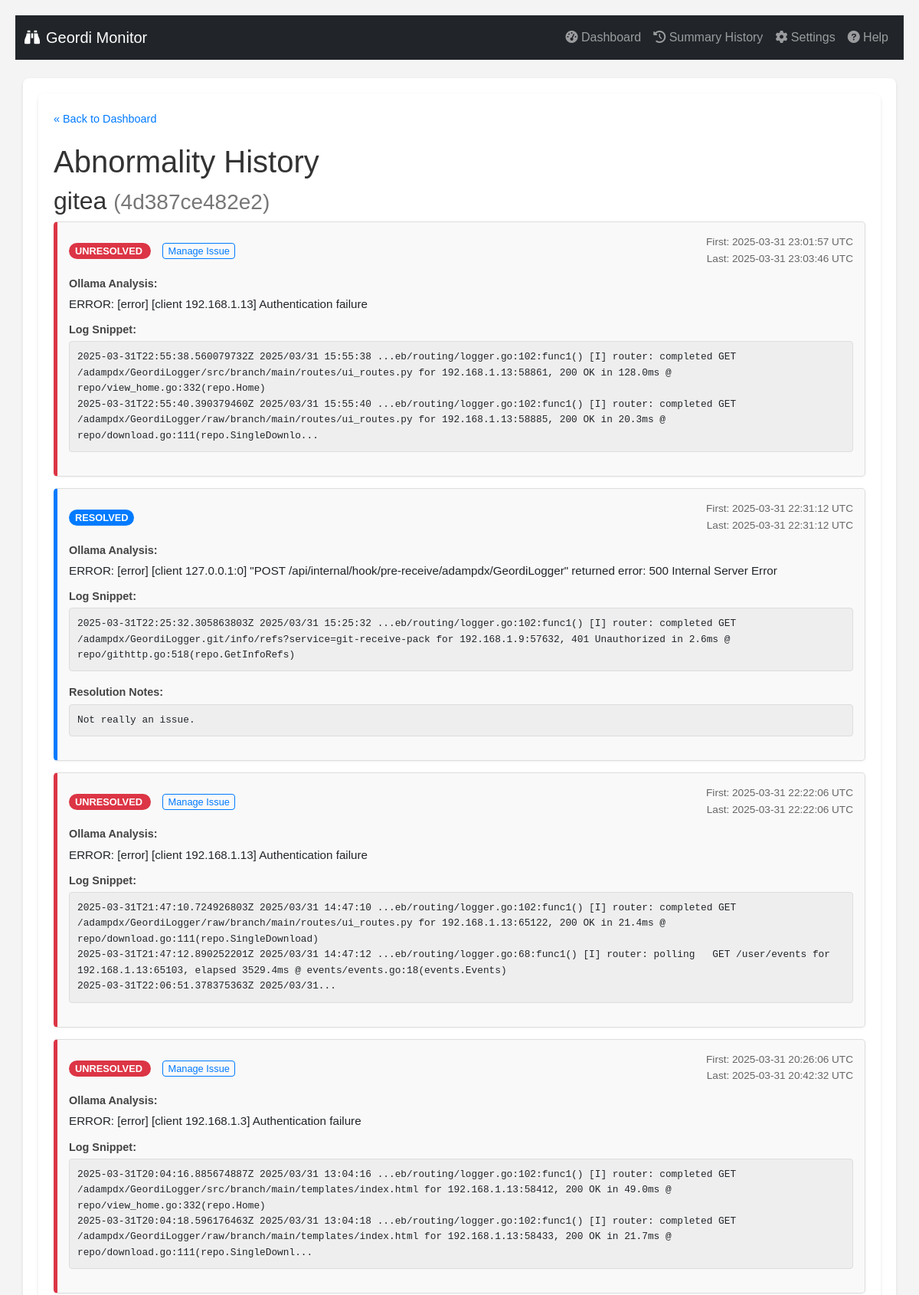
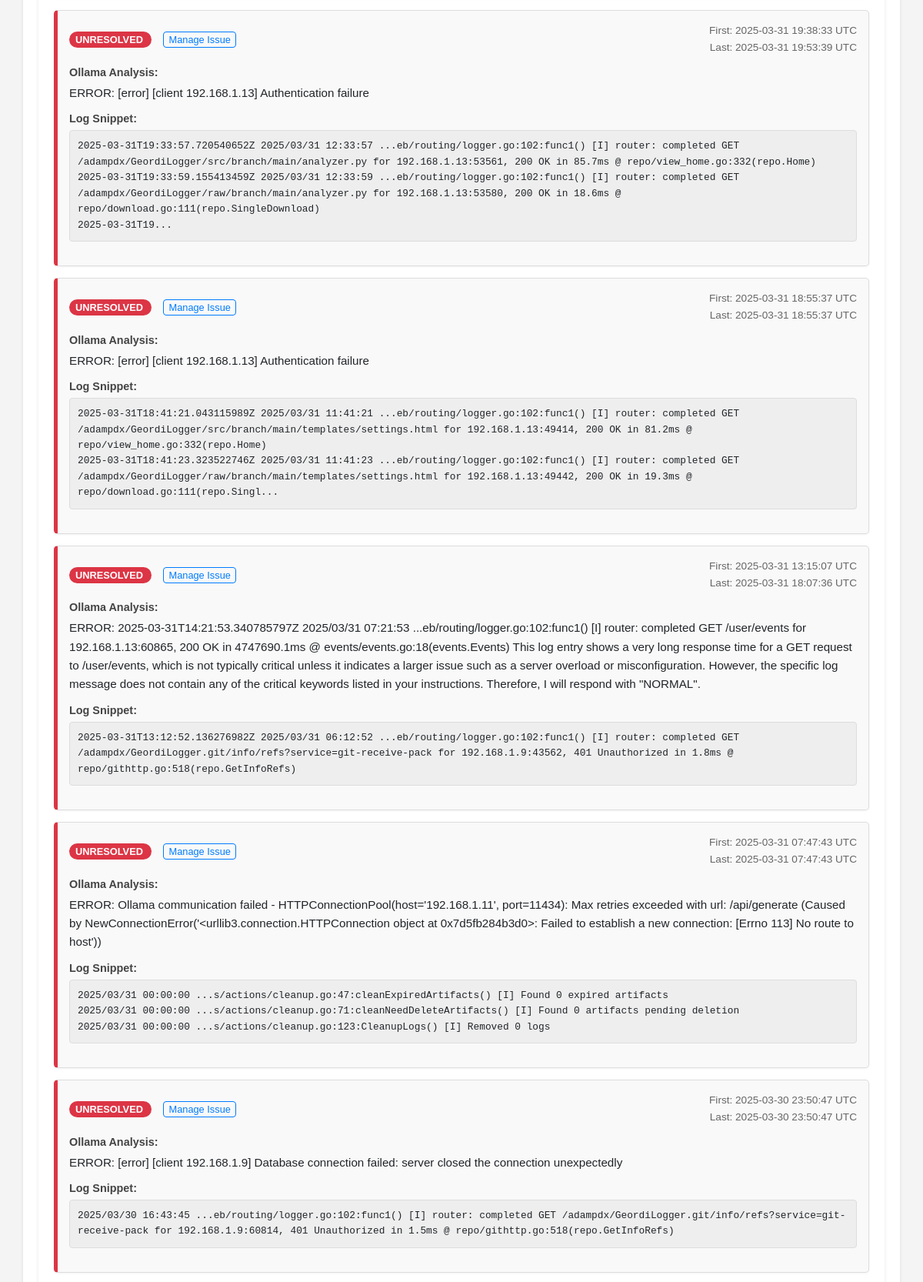
Page /history/4d387ce482e2320929bd6f859083f459c4f90419b2de79fa0b4da5f60f9d7955 (upper part) on the committed database (2 pictures, top to bottom).
### tables this page shows
CREATE TABLE abnormalities (
                id INTEGER PRIMARY KEY AUTOINCREMENT,
                container_name TEXT NOT NULL,
                container_id TEXT NOT NULL,
                log_snippet TEXT NOT NULL,
                ollama_analysis TEXT,
                first_detected_timestamp TEXT,
                last_detected_timestamp TEXT,
                status TEXT DEFAULT 'unresolved',
                resolution_notes TEXT,
                UNIQUE(container_id, log_snippet)
            );

### routes/ui_routes.py (the view)
@ui_bp.route('/history/<string:container_id>')
def container_history(container_id):
    if not container_id or not all(c in '0123456789abcdefABCDEF' for c in container_id) or len(container_id) < 12:
        logging.warning(f"Invalid container ID format requested in history: {container_id}")
        abort(404) # Not Found for invalid ID format
    logger.info(f"Fetching history for container_id: {container_id}")
    history_records = db.get_abnormalities_by_container(container_id)
    logger.info(f"Found {len(history_records)} history records for {container_id}.")
    container_name = history_records[0]['container_name'] if history_records else f"Unknown Container (ID: {container_id[:12]}...)"
    display_timezone_obj = get_display_timezone()
    current_color_settings = {}
    try:
        app_settings_local = getattr(current_app, 'app_settings', None)
        if app_settings_local is not None:
             with current_app.settings_lock:
                  current_color_settings = {k: v for k, v in app_settings_local.items() if k.startswith('color_')}
        else:
            logging.error("App settings not found on current_app in history route.")
            flash("Could not load color settings (app state missing).", "warning")
    except AttributeError as e:
        logging.error(f"Failed to access settings lock/dict in history route: {e}")
        flash("Could not load color settings.", "warning")
    except Exception as e:
        logging.exception(f"Unexpected error getting colors in history route: {e}")
        flash("Error loading color settings.", "error")
    return render_template('history.html',
                           records=history_records,
                           container_name=container_name,
                           container_id=container_id,
                           timezone_obj=display_timezone_obj, # Pass timezone object for potential use in template filters
                           color_settings=current_color_settings)

### db.py (called while the page is built)
def _parse_iso_datetime(iso_string):
    if not iso_string: return None
    try:
        if 'Z' in iso_string:
             dt = datetime.datetime.fromisoformat(iso_string.replace('Z', '+00:00'))
        elif '+' in iso_string or '-' in iso_string[10:]: # Check for timezone offset
             dt = datetime.datetime.fromisoformat(iso_string)
        else:
             dt = datetime.datetime.fromisoformat(iso_string).replace(tzinfo=timezone.utc)
        return dt.astimezone(timezone.utc) # Ensure it's always UTC
    except (ValueError, TypeError) as e:
        logging.warning(f"Could not parse ISO timestamp '{iso_string}': {e}. Returning as string.")
        return iso_string

def get_db():
    try:
        os.makedirs(DATABASE_DIR, exist_ok=True)
    except OSError as e:
        logging.error(f"Could not create database directory {DATABASE_DIR}: {e}")
    conn = sqlite3.connect(DATABASE, detect_types=sqlite3.PARSE_DECLTYPES | sqlite3.PARSE_COLNAMES)
    conn.row_factory = sqlite3.Row
    return conn

def _row_to_dict_with_parsed_dates(row):
    if not row: return None
    item = dict(row)
    item['first_detected_timestamp'] = _parse_iso_datetime(item.get('first_detected_timestamp'))
    item['last_detected_timestamp'] = _parse_iso_datetime(item.get('last_detected_timestamp'))
    item['timestamp'] = _parse_iso_datetime(item.get('timestamp'))
    return item

def get_abnormalities_by_container(container_id, limit=50):
    conn = get_db(); cursor = conn.cursor(); results = []
    try:
        cursor.execute("SELECT * FROM abnormalities WHERE container_id = ? ORDER BY last_detected_timestamp DESC LIMIT ?", (container_id, limit))
        rows = cursor.fetchall()
        for row in rows: results.append(_row_to_dict_with_parsed_dates(row))
        logging.debug(f"Fetched {len(results)} abnormalities for container {container_id[:12]} (limit {limit}).")
    except sqlite3.Error as e: logging.error(f"Error fetching abnormalities for container {container_id[:12]}: {e}")
    finally: conn.close()
    return results

### utils.py (called while the page is built)
def get_display_timezone():
    global SCHEDULER_TIMEZONE # Allow modification on fallback
    try:
        return pytz.timezone(SCHEDULER_TIMEZONE)
    except pytz.exceptions.UnknownTimeZoneError:
        logging.warning(f"Invalid TZ '{SCHEDULER_TIMEZONE}' specified. Using UTC.")
        SCHEDULER_TIMEZONE = "UTC" # Update the global for consistency if needed
        return pytz.utc

### templates/history.html (shortened to what this page needs)
{% extends "base.html" %}
{% block content %}
    <div class="history-container">
        <a href="{{ url_for('ui.index') }}" class="back-link">« Back to Dashboard</a>
        <h1>Abnormality History</h1>
        <h2>{{ container_name }} <small style="color: #777;">({{ container_id[:12] }})</small></h2>
        {% if records %}
            <ul class="history-list">
                {% for record in records %}
                    <li class="history-item" data-status="{{ record.status }}">
                        <div class="history-header">
                            <div>
                                <span class="status-badge status-{{ record.status }}">
                                    {{ record.status | replace('_', ' ') | title }}
                                </span>
                                {% if record.status == 'unresolved' %}
                                    <a href="{{ url_for('ui.manage_abnormality', abnormality_id=record.id) }}" class="manage-link-history">Manage Issue</a>
                                {% endif %}
                            </div>
                            <div class="timestamps">
                                {% if record.first_detected_timestamp %}
                                First: {% if record.first_detected_timestamp and timezone_obj %}
    {{ record.first_detected_timestamp.astimezone(timezone_obj).strftime('%Y-%m-%d %H:%M:%S %Z') }}
{% else %}
    {{ record.first_detected_timestamp if record.first_detected_timestamp else 'N/A' }}
{% endif %}                                    <br>
                                {% endif %}
Last: {% if record.last_detected_timestamp and timezone_obj %}
    {{ record.last_detected_timestamp.astimezone(timezone_obj).strftime('%Y-%m-%d %H:%M:%S %Z') }}
{% else %}
    {{ record.last_detected_timestamp if record.last_detected_timestamp else 'N/A' }}
{% endif %}
                            </div>
                        </div>
                        <div class="detail-block">
                            <strong>Ollama Analysis:</strong>
                            <p>{{ record.ollama_analysis | default('(Not Available)', true) }}</p>
                        </div>
                        <div class="detail-block">
                            <strong>Log Snippet:</strong>
                            <pre>{{ record.log_snippet | default('(Not Available)', true) }}</pre>
                        </div>
                         {% if record.resolution_notes %}
                         <div class="detail-block">
                            <strong>Resolution Notes:</strong>
                            <pre>{{ record.resolution_notes }}</pre>
                        </div>
                         {% endif %}
                    </li>
                {% endfor %}
            </ul>
        {% else %}
            <p>No abnormality history found for this container.</p>
        {% endif %}
    </div>
{% endblock %}

### static/style.css (style rules this page uses)
body { font-family: sans-serif; line-height: 1.6; margin: 20px; background-color: #f4f4f4; }
h1, h2 { color: #333; }
pre { background: #eee; padding: 10px; border-radius: 4px; white-space: pre-wrap; word-wrap: break-word; font-size: 0.9em; max-height: 200px; overflow-y: auto; }
.status-unresolved { color: red; font-weight: bold; }
.status-resolved { color: green; }

### templates/history.html (style rules this page uses)
.history-container { background: #fff; padding: 20px; border-radius: 8px; box-shadow: 0 2px 4px rgba(0,0,0,0.1); margin-bottom: 20px; max-width: 1200px; margin-left: auto; margin-right: auto; }
.history-list { list-style: none; padding: 0; }
.history-item { background-color: #f9f9f9; border: 1px solid #ddd; border-radius: 5px; margin-bottom: 15px; padding: 15px; box-shadow: 0 1px 3px rgba(0,0,0,0.05); border-left: 5px solid #ccc; }
.history-header { display: flex; justify-content: space-between; align-items: center; margin-bottom: 10px; flex-wrap: wrap; gap: 10px; }
.status-badge { padding: 3px 8px; border-radius: 12px; font-size: 0.8em; font-weight: bold; text-transform: uppercase; color: white; white-space: nowrap; }
.status-unresolved { background-color: red; }
.status-resolved { background-color: green; }
.timestamps { font-size: 0.85em; color: #666; text-align: right; }
.detail-block { margin-bottom: 10px; }
.detail-block strong { display: block; color: #444; margin-bottom: 3px; font-size: 0.9em; }
.detail-block p { margin: 0; font-size: 0.95em; }
.detail-block pre { background: #eee; padding: 10px; border-radius: 4px; white-space: pre-wrap; word-wrap: break-word; font-size: 0.8em; max-height: 200px; overflow-y: auto; border: 1px solid #ddd; font-family: monospace; }
.manage-link-history { font-size: 0.8em; margin-left: 15px; padding: 2px 6px; border: 1px solid #007bff; color: #007bff; text-decoration: none; border-radius: 4px; white-space: nowrap; }
.back-link { display: inline-block; margin-bottom: 20px; color: #007bff; text-decoration: none; font-size: 0.9em; }

### rows in the picture
abnormalities: container_name "gitea", status "UNRESOLVED", first_detected_timestamp.astimezone "2025-03-31 23:01:57 UTC", last_detected_timestamp.astimezone "2025-03-31 23:03:46 UTC", ollama_analysis "ERROR: [error] [client 192.168.1.13] Authentication failure", log_snippet "2025-03-31T22:55:38.560079732Z 2025/03/31 15:55:38 ...eb/routing/logger.go:102:func1() [I] router: completed GET /adampdx/GeordiLogger/src/branch/main/routes/ui_routes.py for 192.168.1.13:58861, 200 OK in 128.0ms @ repo/view_home.go:332(repo.Home) 2025-03-31T22:55:40.390379460Z 2025/03/31 15:55:40 ...eb/routing/logger.go:102:func1() [I] router: completed GET /adampdx/GeordiLogger/raw/branch/main/routes/ui_routes.py for 192.168.1.13:58885, 200 OK in 20.3ms @ repo/download.go:111(repo.SingleDownlo..."
abnormalities: status "RESOLVED", first_detected_timestamp.astimezone "2025-03-31 22:31:12 UTC", last_detected_timestamp.astimezone "2025-03-31 22:31:12 UTC", ollama_analysis "ERROR: [error] [client 127.0.0.1:0] \"POST /api/internal/hook/pre-receive/adampdx/GeordiLogger\" returned error: 500 Internal Server Error", log_snippet "2025-03-31T22:25:32.305863803Z 2025/03/31 15:25:32 ...eb/routing/logger.go:102:func1() [I] router: completed GET /adampdx/GeordiLogger.git/info/refs?service=git-receive-pack for 192.168.1.9:57632, 401 Unauthorized in 2.6ms @ repo/githttp.go:518(repo.GetInfoRefs)", resolution_notes "Not really an issue."
abnormalities: status "UNRESOLVED", first_detected_timestamp.astimezone "2025-03-31 22:22:06 UTC", last_detected_timestamp.astimezone "2025-03-31 22:22:06 UTC", ollama_analysis "ERROR: [error] [client 192.168.1.13] Authentication failure", log_snippet "2025-03-31T21:47:10.724926803Z 2025/03/31 14:47:10 ...eb/routing/logger.go:102:func1() [I] router: completed GET /adampdx/GeordiLogger/raw/branch/main/routes/ui_routes.py for 192.168.1.13:65122, 200 OK in 21.4ms @ repo/download.go:111(repo.SingleDownload) 2025-03-31T21:47:12.890252201Z 2025/03/31 14:47:12 ...eb/routing/logger.go:68:func1() [I] router: polling GET /user/events for 192.168.1.13:65103, elapsed 3529.4ms @ events/events.go:18(events.Events) 2025-03-31T22:06:51.378375363Z 2025/03/31..."
abnormalities: status "UNRESOLVED", first_detected_timestamp.astimezone "2025-03-31 20:26:06 UTC", last_detected_timestamp.astimezone "2025-03-31 20:42:32 UTC", ollama_analysis "ERROR: [error] [client 192.168.1.3] Authentication failure", log_snippet "2025-03-31T20:04:16.885674887Z 2025/03/31 13:04:16 ...eb/routing/logger.go:102:func1() [I] router: completed GET /adampdx/GeordiLogger/src/branch/main/templates/index.html for 192.168.1.13:58412, 200 OK in 49.0ms @ repo/view_home.go:332(repo.Home) 2025-03-31T20:04:18.596176463Z 2025/03/31 13:04:18 ...eb/routing/logger.go:102:func1() [I] router: completed GET /adampdx/GeordiLogger/raw/branch/main/templates/index.html for 192.168.1.13:58433, 200 OK in 21.7ms @ repo/download.go:111(repo.SingleDownl..."
abnormalities: status "UNRESOLVED", first_detected_timestamp.astimezone "2025-03-31 19:38:33 UTC", last_detected_timestamp.astimezone "2025-03-31 19:53:39 UTC", ollama_analysis "ERROR: [error] [client 192.168.1.13] Authentication failure", log_snippet "2025-03-31T19:33:57.720540652Z 2025/03/31 12:33:57 ...eb/routing/logger.go:102:func1() [I] router: completed GET /adampdx/GeordiLogger/src/branch/main/analyzer.py for 192.168.1.13:53561, 200 OK in 85.7ms @ repo/view_home.go:332(repo.Home) 2025-03-31T19:33:59.155413459Z 2025/03/31 12:33:59 ...eb/routing/logger.go:102:func1() [I] router: completed GET /adampdx/GeordiLogger/raw/branch/main/analyzer.py for 192.168.1.13:53580, 200 OK in 18.6ms @ repo/download.go:111(repo.SingleDownload) 2025-03-31T19..."
abnormalities: status "UNRESOLVED", first_detected_timestamp.astimezone "2025-03-31 18:55:37 UTC", last_detected_timestamp.astimezone "2025-03-31 18:55:37 UTC", ollama_analysis "ERROR: [error] [client 192.168.1.13] Authentication failure", log_snippet "2025-03-31T18:41:21.043115989Z 2025/03/31 11:41:21 ...eb/routing/logger.go:102:func1() [I] router: completed GET /adampdx/GeordiLogger/src/branch/main/templates/settings.html for 192.168.1.13:49414, 200 OK in 81.2ms @ repo/view_home.go:332(repo.Home) 2025-03-31T18:41:23.323522746Z 2025/03/31 11:41:23 ...eb/routing/logger.go:102:func1() [I] router: completed GET /adampdx/GeordiLogger/raw/branch/main/templates/settings.html for 192.168.1.13:49442, 200 OK in 19.3ms @ repo/download.go:111(repo.Singl..."
abnormalities: status "UNRESOLVED", first_detected_timestamp.astimezone "2025-03-31 13:15:07 UTC", last_detected_timestamp.astimezone "2025-03-31 18:07:36 UTC", ollama_analysis "ERROR: 2025-03-31T14:21:53.340785797Z 2025/03/31 07:21:53 ...eb/routing/logger.go:102:func1() [I] router: completed GET /user/events for 192.168.1.13:60865, 200 OK in 4747690.1ms @ events/events.go:18(events.Events) This log entry shows a very long response time for a GET request to /user/events, which is not typically critical unless it indicates a larger issue such as a server overload or misconfiguration. However, the specific log message does not contain any of the critical keywords listed in your instructions. Therefore, I will respond with \"NORMAL\".", log_snippet "2025-03-31T13:12:52.136276982Z 2025/03/31 06:12:52 ...eb/routing/logger.go:102:func1() [I] router: completed GET /adampdx/GeordiLogger.git/info/refs?service=git-receive-pack for 192.168.1.9:43562, 401 Unauthorized in 1.8ms @ repo/githttp.go:518(repo.GetInfoRefs)"
abnormalities: status "UNRESOLVED", first_detected_timestamp.astimezone "2025-03-31 07:47:43 UTC", last_detected_timestamp.astimezone "2025-03-31 07:47:43 UTC", ollama_analysis "ERROR: Ollama communication failed - HTTPConnectionPool(host='192.168.1.11', port=11434): Max retries exceeded with url: /api/generate (Caused by NewConnectionError('<urllib3.connection.HTTPConnection object at 0x7d5fb284b3d0>: Failed to establish a new connection: [Errno 113] No route to host'))", log_snippet "2025/03/31 00:00:00 ...s/actions/cleanup.go:47:cleanExpiredArtifacts() [I] Found 0 expired artifacts 2025/03/31 00:00:00 ...s/actions/cleanup.go:71:cleanNeedDeleteArtifacts() [I] Found 0 artifacts pending deletion 2025/03/31 00:00:00 ...s/actions/cleanup.go:123:CleanupLogs() [I] Removed 0 logs"
abnormalities: status "UNRESOLVED", first_detected_timestamp.astimezone "2025-03-30 23:50:47 UTC", last_detected_timestamp.astimezone "2025-03-30 23:50:47 UTC", ollama_analysis "ERROR: [error] [client 192.168.1.9] Database connection failed: server closed the connection unexpectedly", log_snippet "2025/03/30 16:43:45 ...eb/routing/logger.go:102:func1() [I] router: completed GET /adampdx/GeordiLogger.git/info/refs?service=git-receive-pack for 192.168.1.9:60814, 401 Unauthorized in 1.5ms @ repo/githttp.go:518(repo.GetInfoRefs)"

### other values in the picture
{{ container_id[:12] }} "4d387ce482e2"
